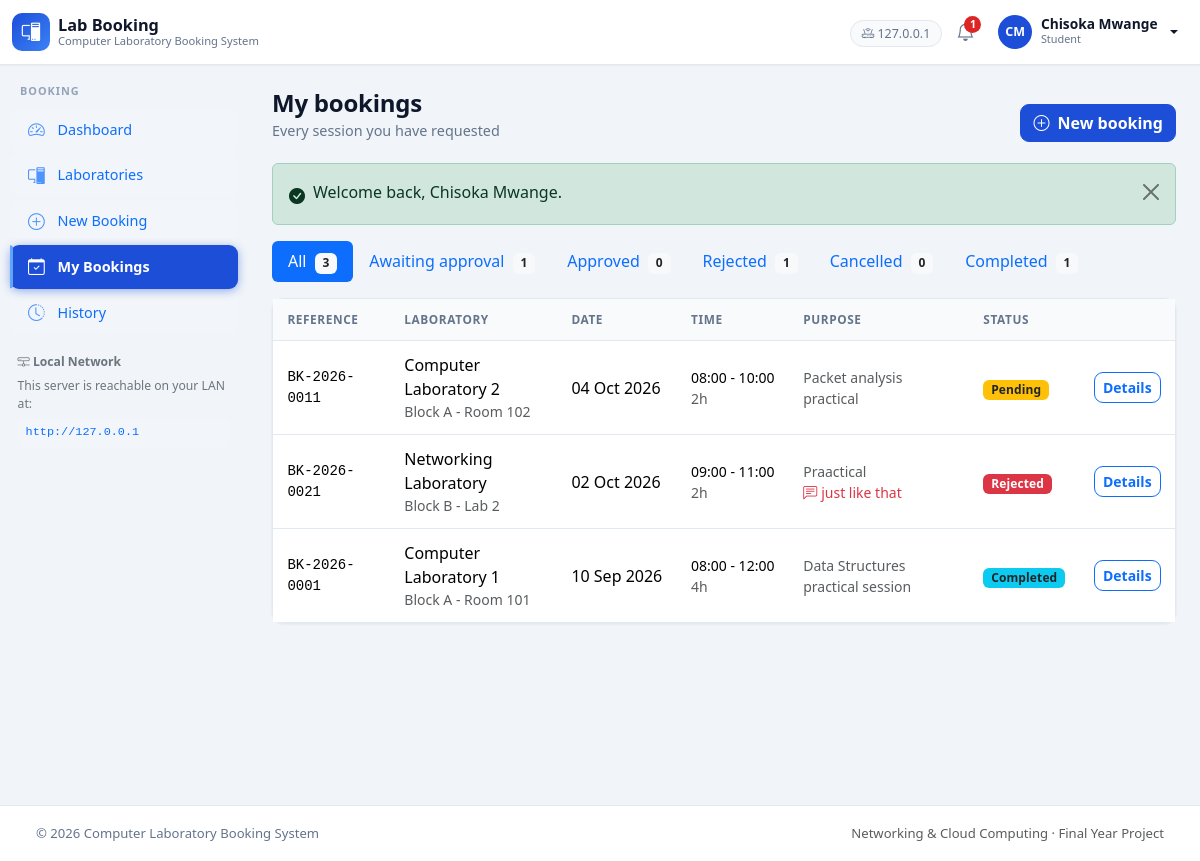
The app's page /user/bookings.php (signed in) with its own data.
### tables this page shows
CREATE TABLE `users` (
  `id`            INT(11)      NOT NULL AUTO_INCREMENT,
  `name`          VARCHAR(120)  NOT NULL,
  `email`         VARCHAR(191)  NOT NULL,
  `password`      VARCHAR(255)  NOT NULL,
  `role`          ENUM('admin','user')   NOT NULL DEFAULT 'user',
  `status`        ENUM('active','inactive') NOT NULL DEFAULT 'active',
  `student_no`    VARCHAR(50)   DEFAULT NULL,
  `phone`         VARCHAR(30)   DEFAULT NULL,
   
   
   
   
   
  `avatar`        VARCHAR(191)  DEFAULT NULL,
  `last_login_at` DATETIME      DEFAULT NULL,
  `created_at`    DATETIME      NOT NULL DEFAULT CURRENT_TIMESTAMP,
  `updated_at`    DATETIME      NOT NULL DEFAULT CURRENT_TIMESTAMP ON UPDATE CURRENT_TIMESTAMP,
  PRIMARY KEY (`id`),
  UNIQUE KEY `uq_users_email` (`email`),
  UNIQUE KEY `uq_users_student_no` (`student_no`),
  KEY `idx_users_role_status` (`role`,`status`)
);

CREATE TABLE `bookings` (
  `id`            INT(11)     NOT NULL AUTO_INCREMENT,
  `booking_ref`   VARCHAR(20)  NOT NULL,
  `user_id`       INT(11)     NOT NULL,
  `laboratory_id` INT(11)     NOT NULL,
  `booking_date`  DATE         NOT NULL,
  `start_time`    TIME         NOT NULL,
  `end_time`      TIME         NOT NULL,
  `purpose`       VARCHAR(255) NOT NULL,
  `status`        ENUM('pending','approved','rejected','cancelled','completed')
                                NOT NULL DEFAULT 'pending',
  `reviewed_by`   INT(11)      DEFAULT NULL,
  `reviewed_at`   DATETIME     DEFAULT NULL,
  `admin_note`    VARCHAR(255) DEFAULT NULL,
  `created_at`    DATETIME     NOT NULL DEFAULT CURRENT_TIMESTAMP,
  `updated_at`    DATETIME     NOT NULL DEFAULT CURRENT_TIMESTAMP ON UPDATE CURRENT_TIMESTAMP,
  PRIMARY KEY (`id`),
  UNIQUE KEY `uq_bookings_ref` (`booking_ref`),
  KEY `idx_bookings_conflict` (`laboratory_id`,`booking_date`,`status`),
  KEY `idx_bookings_user` (`user_id`),
  KEY `idx_bookings_status` (`status`),
  KEY `idx_bookings_created` (`created_at`),
  CONSTRAINT `fk_bookings_user`
    FOREIGN KEY (`user_id`)       REFERENCES `users` (`id`)
    ON DELETE RESTRICT ON UPDATE CASCADE,
  CONSTRAINT `fk_bookings_laboratory`
    FOREIGN KEY (`laboratory_id`) REFERENCES `laboratories` (`id`)
    ON DELETE RESTRICT ON UPDATE CASCADE,
  CONSTRAINT `fk_bookings_reviewer`
    FOREIGN KEY (`reviewed_by`)   REFERENCES `users` (`id`)
    ON DELETE SET NULL ON UPDATE CASCADE
);

CREATE TABLE `laboratories` (
  `id`             INT(11)      NOT NULL AUTO_INCREMENT,
  `name`           VARCHAR(120)  NOT NULL,
  `location`       VARCHAR(120)  NOT NULL,
  `capacity`       INT(11)      NOT NULL DEFAULT 0,
  `computer_count` INT(11)      NOT NULL DEFAULT 0,
  `description`    TEXT          DEFAULT NULL,
  `status`         ENUM('available','maintenance','inactive') NOT NULL DEFAULT 'available',
  `created_at`     DATETIME      NOT NULL DEFAULT CURRENT_TIMESTAMP,
  `updated_at`     DATETIME      NOT NULL DEFAULT CURRENT_TIMESTAMP ON UPDATE CURRENT_TIMESTAMP,
  PRIMARY KEY (`id`),
  UNIQUE KEY `uq_laboratories_name` (`name`),
  KEY `idx_laboratories_status` (`status`)
);

### user/bookings.php (the view, shortened to what the rows shown need)
<?php
require_user();
$userId = current_user_id();
$status = query('status', '');
$where = 'WHERE b.user_id = ?';
$params = array($userId);
$bookings = db_all(
    'SELECT b.*, l.name AS lab_name, l.location AS lab_location
       FROM bookings b
       JOIN laboratories l ON l.id = b.laboratory_id
       ' . $where . '
      ORDER BY b.booking_date DESC, b.start_time DESC',
    $params
);
layout_start(array('title' => 'My Bookings', 'active' => 'bookings'));
?>
<?php if (empty($bookings)): ?>
    <?php echo empty_state(
        'bi-calendar-x',
        $status === '' ? 'You have not made any bookings yet' : 'Nothing here',
        $status === ''
            ? 'Pick a laboratory and a time, and the request goes to an administrator for approval.'
            : 'You have no bookings with that status.'
    ); ?>
    <?php if ($status === ''): ?>
        <div class="text-center">
            <a class="btn btn-primary" href="<?php echo e(url('user/book.php')); ?>">
                <i class="bi bi-calendar-plus me-1"></i> Make your first booking
            </a>
        </div>
    <?php endif; ?>
<?php else: ?>
    <div class="card">
        <div class="table-responsive">
            <table class="table table-hover align-middle mb-0">
                <thead class="table-light">
                    <tr>
                        <th>Reference</th>
                        <th>Laboratory</th>
                        <th>Date</th>
                        <th>Time</th>
                        <th>Purpose</th>
                        <th>Status</th>
                        <th></th>
                    </tr>
                </thead>
                <tbody>
                    <?php foreach ($bookings as $b): ?>
                        <tr>
                            <td class="font-monospace small"><?php echo e($b['booking_ref']); ?></td>
                            <td>
                                <?php echo e($b['lab_name']); ?>
                                <div class="small text-muted"><?php echo e($b['lab_location']); ?></div>
                            </td>
                            <td class="text-nowrap"><?php echo e(format_date($b['booking_date'])); ?></td>
                            <td class="text-nowrap small">
                                <?php echo e(format_range($b['start_time'], $b['end_time'])); ?>
                                <div class="text-muted">
                                    <?php echo e(format_duration(duration_minutes($b['start_time'], $b['end_time']))); ?>
                                </div>
                            </td>
                            <td class="small text-muted">
                                <?php echo e($b['purpose']); ?>
                                <?php if ($b['status'] === 'rejected' && $b['admin_note'] !== null): ?>
                                    <div class="text-danger">
                                        <i class="bi bi-chat-left-text me-1"></i><?php echo e($b['admin_note']); ?>
                                    </div>
                                <?php endif; ?>
                            </td>
                            <td>
                                <span class="badge <?php echo e(status_badge_class($b['status'])); ?>">
                                    <?php echo e(ucfirst($b['status'])); ?>
                                </span>
                            </td>
                            <td class="text-end">
                                <a class="btn btn-sm btn-outline-primary"
                                   href="<?php echo e(url('user/booking.php?id=' . (int) $b['id'])); ?>">
                                    Details
                                </a>
                            </td>
                        </tr>
                    <?php endforeach; ?>
                </tbody>
            </table>
        </div>
    </div>
<?php endif; ?>

### includes/navbar.php (shortened to what the rows shown need)
<?php
$__user = current_user();
$__unread = 0;
if ($__user !== null) {
    try {
        $__unread = unread_notification_count();
    } catch (Exception $e) {
        $__unread = 0;
    }
}
$__serverIp = isset($_SERVER['SERVER_ADDR']) ? $_SERVER['SERVER_ADDR'] : '';
?>
<nav class="navbar navbar-expand-lg app-navbar sticky-top">
  <div class="container-fluid">
    <div class="collapse navbar-collapse justify-content-end">
      <ul class="navbar-nav align-items-lg-center gap-lg-1">
        <?php if (!is_logged_in()): ?>
          <li class="nav-item">
            <a class="btn btn-sm btn-outline-primary" href="<?php echo e(url('auth/login.php')); ?>">Sign in</a>
          </li>
        <?php else: ?>
          <?php if ($__serverIp !== ''): ?>
          <li class="nav-item d-none d-xl-block">
            <span class="nav-server" title="Clients on the local network can reach this server here">
              <i class="bi bi-router"></i> <?php echo e($__serverIp); ?>
            </span>
          </li>
          <?php endif; ?>
          <li class="nav-item">
            <a class="nav-icon" href="<?php echo e(url(is_admin() ? 'admin/notifications.php' : 'user/notifications.php')); ?>"
               title="Notifications">
              <i class="bi bi-bell"></i>
              <?php if ($__unread > 0): ?>
                <span class="nav-badge"><?php echo $__unread > 9 ? '9+' : e($__unread); ?></span>
              <?php endif; ?>
            </a>
          </li>
          <li class="nav-item dropdown">
            <a class="nav-user dropdown-toggle" href="#" data-bs-toggle="dropdown" aria-expanded="false">
              <span class="avatar"><?php echo e(initials($__user['name'])); ?></span>
              <span class="d-none d-sm-inline">
                <strong><?php echo e($__user['name']); ?></strong>
                <small class="role-tag"><?php echo e($__user['role'] === 'admin' ? 'Administrator' : 'Student'); ?></small>
              </span>
            </a>
          </li>
        <?php endif; ?>
      </ul>
    </div>
  </div>
</nav>

### includes/sidebar.php (shortened to what the rows shown need)
<?php
$__active = isset($GLOBALS['__active']) ? $GLOBALS['__active'] : '';
$__isAdmin = is_admin();
if ($__isAdmin) {
    $__links = array(
        array('key' => 'dashboard',     'icon' => 'bi-speedometer2',   'label' => 'Dashboard',      'href' => 'admin/index.php'),
        array('key' => 'laboratories',  'icon' => 'bi-pc-display',     'label' => 'Laboratories',   'href' => 'admin/laboratories.php'),
        array('key' => 'bookings',      'icon' => 'bi-calendar-check',  'label' => 'Bookings',       'href' => 'admin/bookings.php'),
        array('key' => 'approvals',     'icon' => 'bi-inbox',           'label' => 'Approvals',      'href' => 'admin/approvals.php', 'badge' => 'pending'),
        array('key' => 'users',         'icon' => 'bi-people',          'label' => 'Users',          'href' => 'admin/users.php'),
        array('key' => 'slots',         'icon' => 'bi-clock-history',   'label' => 'Time Slots',     'href' => 'admin/time-slots.php'),
        array('key' => 'reports',       'icon' => 'bi-bar-chart-line',  'label' => 'Reports',        'href' => 'admin/reports.php'),
        array('key' => 'activity',      'icon' => 'bi-activity',        'label' => 'Activity Log',   'href' => 'admin/activity.php'),
    );
    $__section = 'Administration';
} else {
    $__links = array(
        array('key' => 'dashboard',     'icon' => 'bi-speedometer2',  'label' => 'Dashboard',      'href' => 'user/index.php'),
        array('key' => 'laboratories',  'icon' => 'bi-pc-display',    'label' => 'Laboratories',   'href' => 'user/laboratories.php'),
        array('key' => 'new-booking',   'icon' => 'bi-plus-circle',   'label' => 'New Booking',    'href' => 'user/book.php'),
        array('key' => 'bookings',      'icon' => 'bi-calendar-check', 'label' => 'My Bookings',   'href' => 'user/bookings.php'),
        array('key' => 'history',       'icon' => 'bi-clock-history', 'label' => 'History',        'href' => 'user/history.php'),
    );
    $__section = 'Booking';
}
?>
<aside class="app-sidebar offcanvas-lg offcanvas-start" tabindex="-1" id="appSidebar"
       aria-label="Main navigation">
  <div class="offcanvas-body d-lg-flex flex-column p-0">
    <div class="sidebar-section"><?php echo e($__section); ?></div>
    <nav class="sidebar-nav">
      <?php foreach ($__links as $__link):
      ?>
        <a class="sidebar-link text-primary<?php echo nav_active($__active, $__link['key']); ?>"
           href="<?php echo e(url($__link['href'])); ?>">
          <i class="bi <?php echo e($__link['icon']); ?>"></i>
          <span><?php echo e($__link['label']); ?></span>
        </a>
      <?php endforeach; ?>
    </nav>
    <div class="sidebar-foot">
      <div class="sidebar-foot-title text-secondary"><i class="bi bi-hdd-network"></i> Local Network</div>
      <p class="mb-1 text-secondary">This server is reachable on your LAN at:</p>
      <code class="lan-url text-primary">http://<?php echo e(isset($_SERVER['SERVER_ADDR']) ? $_SERVER['SERVER_ADDR'] : 'SERVER_IP'); ?></code>
    </div>
  </div>
</aside>

### records on screen
users: name "CM", name "Chisoka Mwange", role "Student", role "BOOKING"
bookings: booking_ref "BK-2026-0011", laboratory.name "Computer Laboratory 2", laboratory.location "Block A - Room 102", booking_date "04 Oct 2026", format_range($b['start_time'], $b['end_time']) "08:00 - 10:00", start_time+end_time "2h", purpose "Packet analysis practical", status "Pending"
bookings: booking_ref "BK-2026-0021", laboratory.name "Networking Laboratory", laboratory.location "Block B - Lab 2", booking_date "02 Oct 2026", format_range($b['start_time'], $b['end_time']) "09:00 - 11:00", start_time+end_time "2h", purpose "Praactical", admin_note "just like that", status "Rejected"
bookings: booking_ref "BK-2026-0001", laboratory.name "Computer Laboratory 1", laboratory.location "Block A - Room 101", booking_date "10 Sep 2026", format_range($b['start_time'], $b['end_time']) "08:00 - 12:00", start_time+end_time "4h", purpose "Data Structures practical session", status "Completed"

### other values on screen
$__serverIp "127.0.0.1"
$__unread "1"
$__link['label'] "Dashboard"
$__link['label'] "Laboratories"
$__link['label'] "New Booking"
$__link['label'] "My Bookings"
$__link['label'] "History"
isset($_SERVER['SERVER_ADDR']) ? $_SERVER['SERVER_ADDR'] : 'SERVER_IP' "127.0.0.1"
$title "My bookings"
$subtitle "Every session you have requested"
$actions "New booking"
$flash['message'] "Welcome back, Chisoka Mwange."
$label "All"
$counts[$key] "3"
$label "Awaiting approval"
